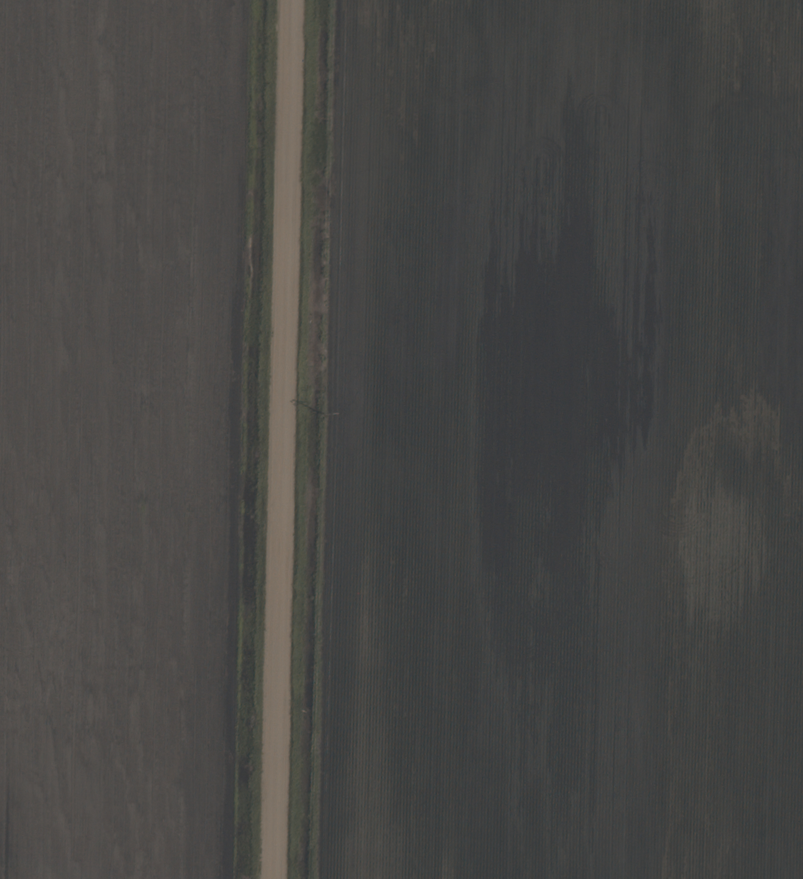
//> input picture CropedImages/01.tif, 803 x 879 px, shrunk from 966 x 1058 before the run
$ ./main CropedImages/01.tif   (built with g++ and OpenCV 4)
//> lines starting //> are read from the running program, lines starting //| are printed output that depends on the picture; after the words box and inside, x2 and y2 are one past the last pixel; in counts of white or black regions, pixels touching at a corner belong together
//> further down, image is the input picture: 879 rows x 803 cols, CV_8UC3; mean B, G, R 68.8, 70.6, 71.3
#include <iostream>
#include <vector>
#include <map>
#include <set>
#include <functional>
#include <opencv2/opencv.hpp>

//To do:
//Mid by peaks

const int neighborhood_size = 3; //for masks
const double gauss_factor = 8;

const int hf_distance = 6;
const double alpha = 0.2;
const double v_border = 0.9;

const int minmax_distance = 6;
const double minmax_alpha = 0.2;
const int minmax_border = 1.2;

const int mask_balance = 100;

const double flex_a = 100.;
const double flex_b = 100.;
const double stability = 500.0;

//Dist
//OpenCV HSV: H [0-180], S [0-255], V [0-255]
const int gray_s = 19*255/100;
//const int gray_v = 51*255/100; //35
//const int gray_v = 100*255/100;
const double inf_dist = 1000.;

const std::vector<double> default_prior = {1., 1., 1.};

int gray_v = 0;

struct BaseColor
{
	enum class Type {Colorful, Gray};

	int Hbegin;
	int Hend;
	int neighborhood_size;
	double gauss_factor;
	Type type;
	std::vector<double> prior; //min, max, color
};

//OpenCV HSV: H [0-180], S [0-255], V [0-255]
std::vector<BaseColor> baseColor{ //before transformation
	{30/2, 50/2, 2, 15, BaseColor::Type::Colorful, {1., 1., 1.}}, //Brown
	{0, 0, 3, 2, BaseColor::Type::Gray, {1., 1., 100.}},
	{50/2, 140/2, 3, 8, BaseColor::Type::Colorful, {1., 1., 1.}}, //Green
//	{185/2, 215/2, 1, 2, BaseColor::Type::Colorful}, //Shadows
};

std::vector<cv::Vec3b> color{ //we want to
	{17, 78, 62},
	{143, 161, 180},
	{5, 40, 40},
//	{24, 23, 21},
};


// [10 lines left out: function calcHist, not called in this run]

std::tuple<cv::Vec3b, cv::Vec3b, cv::Vec3b> getForMask(cv::Mat& img, const cv::Mat& mask) //mid, min, max
{
	cv::Vec3b max(0,0,0);
	cv::Vec3b min(255,255,255);
	cv::Vec3b mid(0, 0, 0);

	std::vector<std::vector<int>> hist(3, std::vector<int>(256, 0));
	std::vector<std::vector<std::vector<int>>> hist3d (256, std::vector<std::vector<int>>(256, std::vector<int>(256, 0)));

	for(int i = 0; i < img.rows; ++i)
		for(int j = 0; j < img.cols; ++j)
			if(mask.at<cv::Vec3b>(i, j)[0] > mask_balance)
			{
				cv::Vec3b p = img.at<cv::Vec3b>(i, j);

				hist3d[p[0]][p[1]][p[2]]++;

				for(int ch = 0; ch < 3; ++ch)
					hist[ch][p[ch]]++;
			}

	//Peaks for min, max
	for(int ch = 0; ch < 3; ++ch)
	{
		//Min
		for(int i = 0; i < hist[ch].size() - minmax_distance; ++i)
		{
			if(hist[ch][i] - hist[ch][i + minmax_distance] > minmax_alpha*img.cols*img.rows/hist[ch].size())
			{
				min[ch] = i;
				min[ch] *= minmax_border;
				break;
			}
		}

		//Max
		for(int i = hist[ch].size() - 1; i >= minmax_distance; --i)
		{
			if(hist[ch][i] - hist[ch][i - minmax_distance] > minmax_alpha*img.cols*img.rows/hist[ch].size())
			{
				max[ch] = i;
				max[ch] *= minmax_border;
				break;
			}
		}
	}

	//Peak for mid
	int max_freq = 0;
	for(int i = 0; i < hist3d.size(); ++i)
		for(int j = 0; j < hist3d[i].size(); ++j)
			for(int k = 0; k < hist3d[i][j].size(); ++k)
			 {
				if(hist3d[i][j][k] > max_freq)
				{
					max_freq = hist3d[i][j][k];
					mid = cv::Vec3b(i, j, k);
				}
			 }

	return std::make_tuple(mid, min, max);
}

void apply(cv::Mat& img, const cv::Mat& mask, std::function<cv::Vec3b(cv::Vec3b)> Fpixel)
{
	std::cout << "Applaying\n";
	for(int i = 0; i < img.rows; ++i)
		for(int j = 0; j < img.cols; ++j)
		{
			cv::Vec3b p = img.at<cv::Vec3b>(i, j);
			double k = mask.at<cv::Vec3b>(i, j)[0] / 255.;
			cv::Vec3b newp = Fpixel(p);
			for(int ch = 0; ch < 3; ++ch)
			{
				img.at<cv::Vec3b>(i, j)[ch] = newp[ch] * k + p[ch] * (1 - k);
			}
		}
}

void contrast(cv::Mat& img, const cv::Mat& mask, cv::Vec3b mid, cv::Vec3b c, cv::Vec3b max, cv::Vec3b min, std::vector<double> prior, bool withMid = true)
{
	//Function constructoring
	std::vector<std::vector<double>> x;
	std::vector<std::vector<double>> y;
	if(withMid)
	{
		x = {
			{min[0], max[0], mid[0]},
			{min[1], max[1], mid[1]},
			{min[2], max[2], mid[2]},
		};
		y = {
			{     0,    255,   c[0]},
			{     0,    255,   c[1]},
			{     0,    255,   c[2]},
		};
	}
	else
	{
		x = {
			{min[0], max[0]},
			{min[1], max[1]},
			{min[2], max[2]},
		};
		y = {
			{     0,    255},
			{     0,    255},
			{     0,    255},
		};
	}

	std::cout << "Min: " << (int)min[0] << " " << (int)min[1] << " " << (int)min[2] << "\n";
	std::cout << "Max: " << (int)max[0] << " " << (int)max[1] << " " << (int)max[2] << "\n";
	std::cout << "Mid: " << (int)mid[0] << " " << (int)mid[1] << " " << (int)mid[2] << "\n";

	//Cols: a1, a2, a3, b1, b2, b3
	//Rows for: da1, da2, da3, db1, db2, db3
	cv::Mat A = cv::Mat_<double>(6, 6);
	for(int i = 0; i < 3; ++i)
	{
		{
			double k = 0;
			for(int j = 0; j < x[i].size(); ++j)
				k += prior[j]*x[i][j]*x[i][j];
			A.at<double>(i, i) = 2*flex_a + k + stability;
		}
		A.at<double>(i, (i+1) % 3) = -flex_a;
		A.at<double>(i, (i+2) % 3) = -flex_a;
		{
			double k = 0;
			for(int j = 0; j < x[i].size(); ++j)
				k += prior[j]*x[i][j];
			A.at<double>(i, 3 + i) = k;
		}
		A.at<double>(i, 3 + (i+1) % 3) = 0;
		A.at<double>(i, 3 + (i+2) % 3) = 0;
	}

	for(int i = 0; i < 3; ++i)
	{
		{
			double k = 0;
			for(int j = 0; j < x[i].size(); ++j)
				k += prior[j]*x[i][j];
			A.at<double>(3 + i, i) = k;
		}
		A.at<double>(3 + i, (i+1) % 3) = 0;
		A.at<double>(3 + i, (i+2) % 3) = 0;
		{
			double k = 0;
			for(int j = 0; j < x[i].size(); ++j)
				k += prior[j];
			A.at<double>(3 + i, 3 + i) = k + 2*flex_b;
		}
		A.at<double>(3 + i, 3 + (i+1) % 3) = -flex_b;
		A.at<double>(3 + i, 3 + (i+2) % 3) = -flex_b;
	}

	cv::Mat B = cv::Mat_<double>(6, 1);
   	for(int i = 0; i < 3; ++i)
	{
		double xy = 0;
		for(int j = 0; j < x[i].size(); ++j)
		{
			xy += x[i][j]*y[i][j]*prior[j];
		}
		B.at<double>(i, 0) = xy + stability;
	}
	for(int i = 0; i < 3; ++i)
	{
		double k = 0;
		for(int j = 0; j < x[i].size(); ++j)
			k += prior[j]*y[i][j];
		B.at<double>(3 + i, 0) = k;
	}

	cv::Mat res;
	cv::solve(A, B, res, cv::DECOMP_LU);

	std::cout << "Params: ";
	for(int i = 0; i < res.rows; ++i)
	{
		std::cout << res.at<double>(i, 0) << " ";
	}
	std::cout << "\n";

	std::function<cv::Vec3b(cv::Vec3b)> Fpixel = [=](cv::Vec3b x) mutable -> cv::Vec3b {
		cv::Vec3b r(0, 0, 0);
		r[0] = std::max(std::min( res.at<double>(0, 0)*x[0] + res.at<double>(3 + 0, 0), 255.), 0.);
		r[1] = std::max(std::min( res.at<double>(1, 0)*x[1] + res.at<double>(3 + 1, 0), 255.), 0.);
		r[2] = std::max(std::min( res.at<double>(2, 0)*x[2] + res.at<double>(3 + 2, 0), 255.), 0.);
		return r;
	};
	//Applying
	apply(img, mask, Fpixel);
	cv::namedWindow( "Display window", CV_WINDOW_AUTOSIZE );// Create a window for display.
	cv::imshow( "Display window", img );                   // Show our image inside it.
	cv::waitKey(0);
}


double dist(cv::Vec3b a, BaseColor b)
{
	//Converting a to HSV
	cv::Mat ma(1, 1, CV_8UC3);
	ma.at<cv::Vec3b>(0, 0) = a;
	cv::cvtColor(ma, ma, CV_BGR2HSV);
	auto ha = ma.at<cv::Vec3b>(0, 0);

	BaseColor::Type type;
	if(ha[1] < gray_s && ha[2] > gray_v)
		type = BaseColor::Type::Gray;
	else
		type = BaseColor::Type::Colorful;
	if(type == b.type)
	{
		if(type == BaseColor::Type::Colorful)
		{
			if( ha[0] > b.Hbegin && ha[0] < b.Hend)
				return 0.0;
			else
				return inf_dist;
		}
		else
			return 0.0;
	}
	else
		return inf_dist;
}

void autoContrast(cv::Mat& image)
{
	//Gray_v calculation
	std::cout << "Gray_v calculation\n";
	{
		int v_max = 0;
		cv::Mat image_hsv;
		cv::cvtColor(image, image_hsv, CV_BGR2HSV);
//> image_hsv: 879 rows x 803 cols, CV_8UC3; mean H, S, V 46.4, 14.8, 72.4
		std::vector<int> h_freq(256, 0);
		for(int i = 0; i < image_hsv.rows; ++i)
			for(int j = 0; j < image_hsv.cols; ++j)
			{
				int v = image_hsv.at<cv::Vec3b>(i, j)[2];
				h_freq[v]++;
			}
//> after the loop, h_freq = 256 values, max 54843 at index 65, min 0 at index 0, mean 2757.2

		// [6 lines of commented-out code are left out]
		for(int i = h_freq.size() - 1; i >= hf_distance; --i)
		{
			if(h_freq[i] - h_freq[i - hf_distance] > alpha*image.cols*image.rows/h_freq.size())
			{
				gray_v = i;
				break;
			}
		}
//> this loop made 129 passes
		gray_v *= v_border;
//> gray_v = 114
		std::cout << "gray_v: " << gray_v << "\n";
//| gray_v: 114
	}
	//Making masks
	std::cout << "Making masks\n";
	std::vector<cv::Mat> masks(baseColor.size());
	for(auto& mask: masks)
		mask = cv::Mat(image.rows, image.cols, CV_8UC3, cv::Scalar(0,0,0));
	cv::Mat outerMask(image.rows, image.cols, CV_8UC3, cv::Scalar(0,0,0));
	{
		for(int i = 0; i < image.rows; ++i)
			for(int j = 0; j < image.cols; ++j)
			{
				auto p = image.at<cv::Vec3b>(i, j);
				int closer = -1;
				for(int i = 0; i < baseColor.size(); ++i)
				{
					if(dist(p, baseColor[i]) < inf_dist)
						closer = i;
				}
				if(closer != -1)
					masks[closer].at<cv::Vec3b>(i, j) = cv::Vec3b(255, 255, 255);
			}
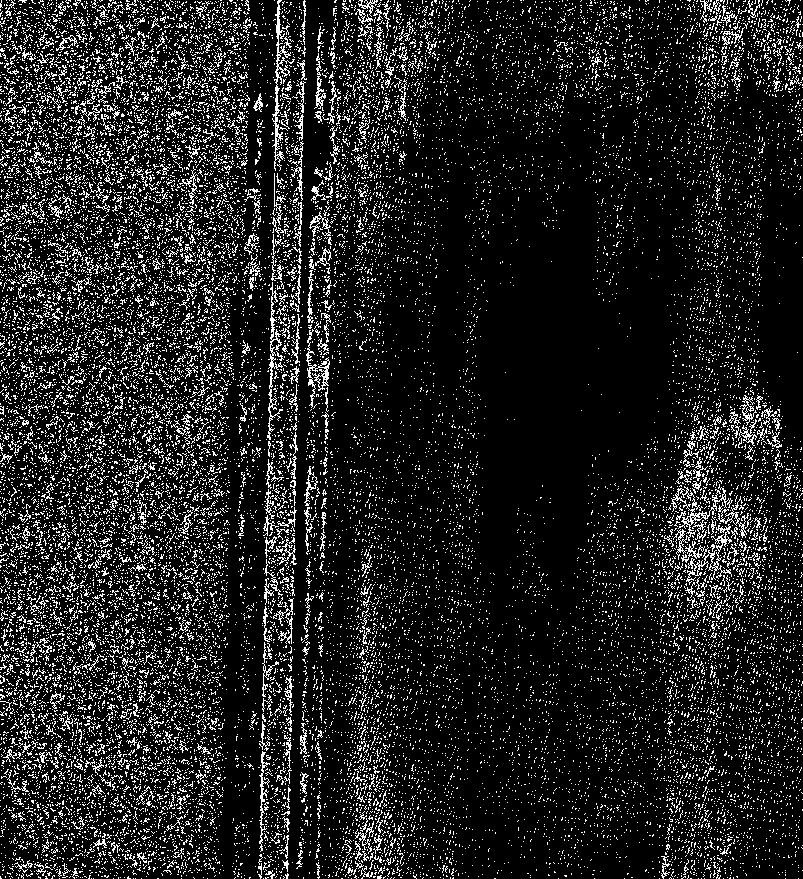
//> masks[0]: 879 rows x 803 cols, CV_8UC3; 12.9% white in thin lines or dots
//> masks[1]: 879 rows x 803 cols, CV_8UC3; 1.3% white in thin lines or dots, all inside (x1, y1, x2, y2) = (261, 0, 303, 879)
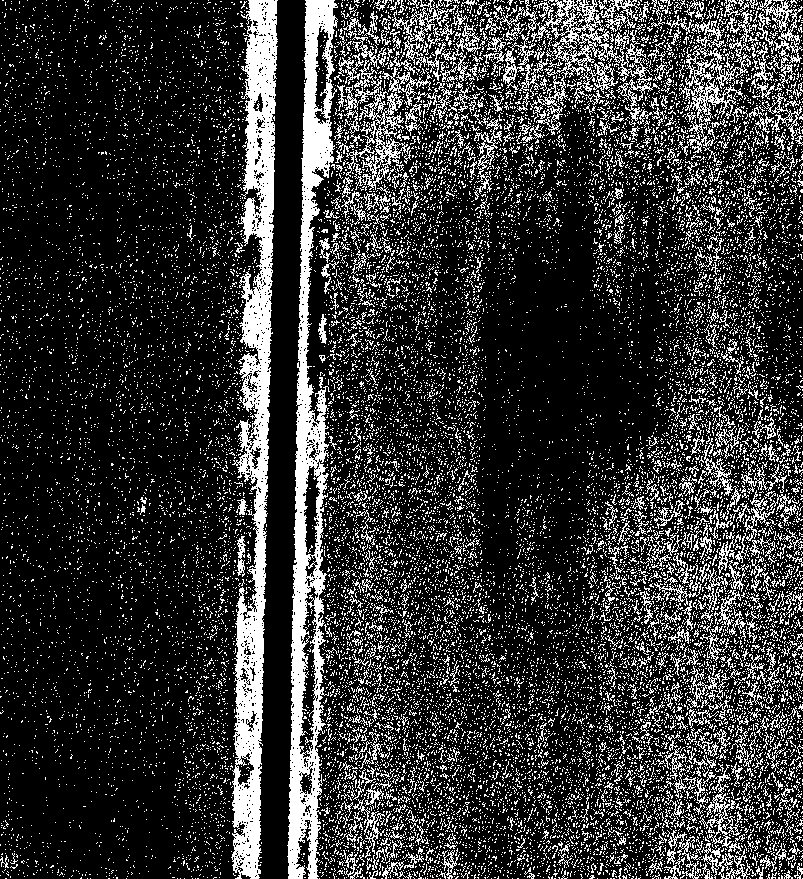
//> masks[2]: 879 rows x 803 cols, CV_8UC3; 20.3% white in thin lines or dots

		for(auto& mask: masks)
		{
			cv::namedWindow( "Display window", CV_WINDOW_AUTOSIZE );// Create a window for display.
			cv::imshow( "Display window", mask );                   // Show our image inside it.
			cv::waitKey(0);
		}
//> this loop made 3 passes


		//Inflating masks and blur
		std::cout << "Improving masks\n";

		for(int i = 0; i < masks.size(); ++i)
		{
			auto mask = cv::Mat(image.rows, image.cols, CV_8UC3, cv::Scalar(0,0,0));
			//Inflating
			auto paint = [&] (int i0, int j0) {
				for(int k = -neighborhood_size; k <= neighborhood_size; ++k)
					for(int l = -neighborhood_size; l <= neighborhood_size; ++l)
						if(i0+k >= 0 && i0+k < image.rows && j0+l >=0 && j0+l < image.cols)
							mask.at<cv::Vec3b>(i0+k, j0+l) = cv::Vec3b(255,255,255);
			};

			for(int k = 0; k < image.rows; ++k)
				for(int l = 0; l < image.cols; ++l)
					if(masks[i].at<cv::Vec3b>(k, l)[0] != 0)
						paint(k, l);
			//Blur
			cv::GaussianBlur(mask, masks[i], cv::Size(baseColor[i].neighborhood_size*baseColor[i].gauss_factor*2+1, baseColor[i].neighborhood_size*baseColor[i].gauss_factor*2+1), 0);
		}

		for(auto& mask: masks)
		{
			cv::namedWindow( "Display window", CV_WINDOW_AUTOSIZE );// Create a window for display.
			cv::imshow( "Display window", mask );                   // Show our image inside it.
			cv::waitKey(0);
		}
//> this loop made 3 passes
//> pass 1, in autoContrast, `cv::imshow( "Display window", mask );`:
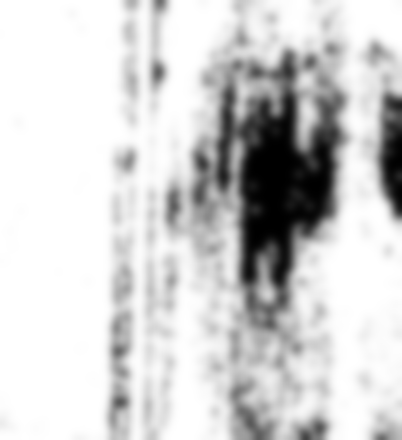
//> window 'Display window': 879 rows x 803 cols, CV_8UC3 (shown at 1/2 size); min 0, max 255, mean 209.5

		//OuterMask generation
		for(int i = 0; i < outerMask.rows; ++i)
			for(int j = 0; j < outerMask.cols; ++j)
			{
				int sum = 0;
				for(auto& mask: masks)
					sum += mask.at<cv::Vec3b>(i, j)[0];
				outerMask.at<cv::Vec3b>(i, j) = cv::Vec3b(std::max(0, 255 - sum), std::max(0, 255 - sum), std::max(0, 255 - sum));
			}
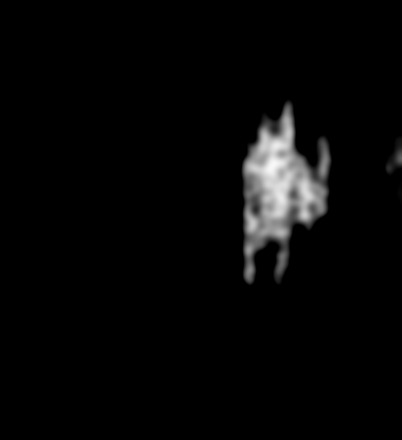
//> outerMask: 879 rows x 803 cols, CV_8UC3 (shown at 1/2 size); min 0, max 248, mean 7.1

		cv::namedWindow( "Display window", CV_WINDOW_AUTOSIZE );// Create a window for display.
		cv::imshow( "Display window", outerMask );                   // Show our image inside it.
		cv::waitKey(0);


	}
	//Contrast
	std::cout << "Contrast processing\n";
	cv::namedWindow( "Display window", CV_WINDOW_AUTOSIZE );// Create a window for display.
	cv::imshow( "Display window", image );                   // Show our image inside it.
	cv::waitKey(0);
	for(int i = 0; i < masks.size(); ++i)
	{
		auto t = getForMask(image, masks[i]);
		auto mid = std::get<0>(t);
		auto min = std::get<1>(t);
		auto max = std::get<2>(t);
		contrast(image, masks[i], mid, color[i], max, min, baseColor[i].prior);
	}
//> this loop made 3 passes
//> (mid, min, max) on passes 1 to 3: ([74, 77, 81], [62, 63, 62], [103, 115, 127]), ([177, 218, 228], [255, 255, 255], [172, 0, 0]), ([70, 78, 70], [22, 26, 0], [99, 102, 96])
//> (printed output is left out)
//> pass 2, in contrast (call 2), `apply(img, mask, Fpixel);`:
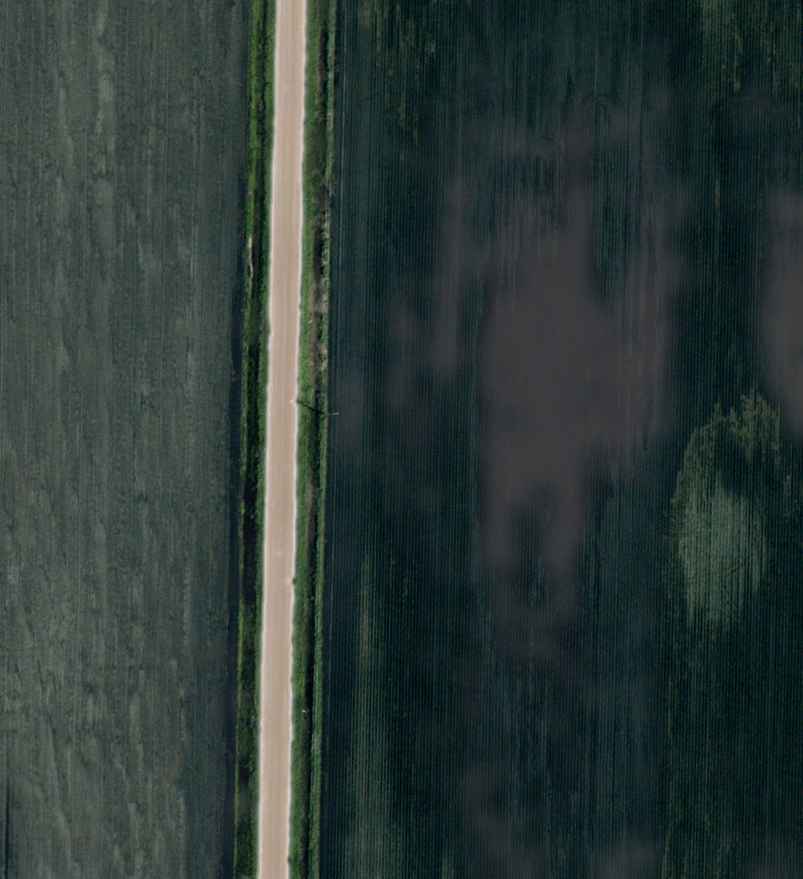
//> img: 879 rows x 803 cols, CV_8UC3; mean B, G, R 55, 58, 45.1
	auto t = getForMask(image, outerMask);
	auto mid = std::get<0>(t);
//> mid = [68, 65, 67]
	auto min = std::get<1>(t);
//> min = [66, 63, 65]
	auto max = std::get<2>(t);
//> max = [70, 66, 67]
	contrast(image, outerMask, mid, mid, max, min, default_prior, false);
//| Min: 66 63 65
//| Max: 70 66 67
//| Mid: 68 65 67
//> after the loop in apply (call 4), `for(int i = 0; i < img.rows; ++i)`:
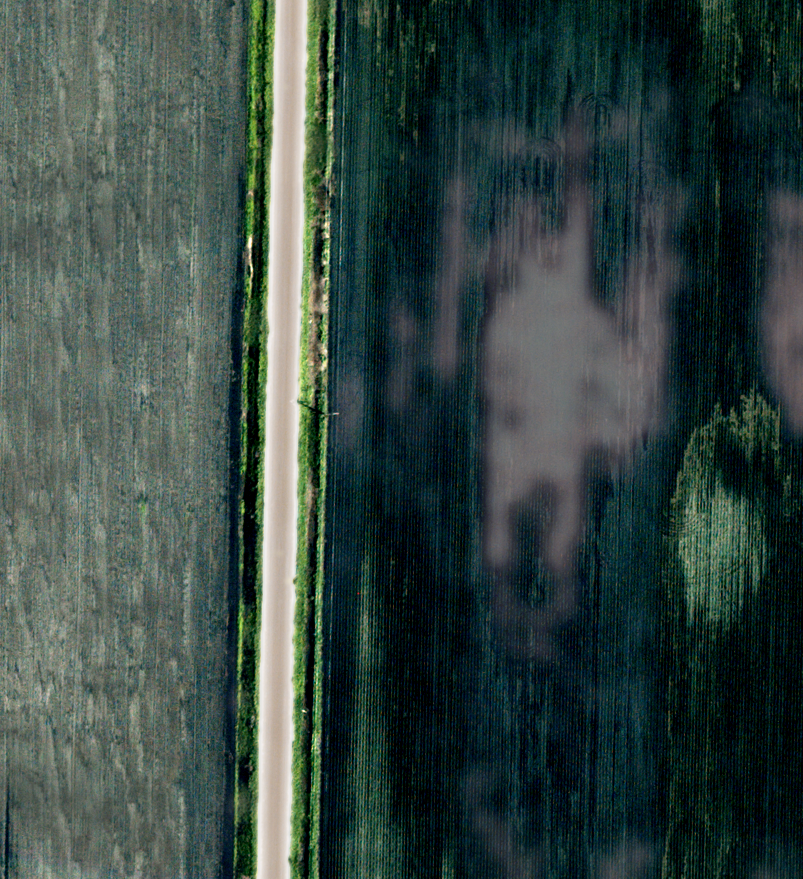
//> img: 879 rows x 803 cols, CV_8UC3; mean B, G, R 66.4, 71.2, 54.7
}

int main(int argc, char** argv)
{
	if(argc == 1)
	{
		std::cerr << "Image name is needed\n";
		return -1;
	}
	cv::Mat image = cv::imread(argv[1], CV_LOAD_IMAGE_COLOR);
	if(!image.data)
	{
		std::cerr << "Cant read image\n";
		return -1;
	}
	std::cout << "Image is read\n";

	//Processing
	autoContrast(image);

	//Out
	cv::namedWindow( "Display window", CV_WINDOW_AUTOSIZE );// Create a window for display.
	cv::imshow( "Display window", image );                   // Show our image inside it.
	cv::waitKey(0);

	cv::imwrite( "output.tif", image);
}
